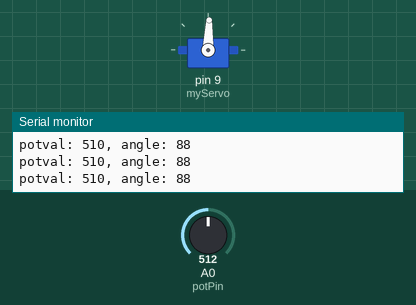
This sketch was run on a simulated Arduino Uno, built with avr-gcc and run on an emulated ATmega328P. Parts: servo, the last lines printed to the serial monitor. The inputs (shaded band) are chosen by the test bench; at power-on: A0 (potPin) = 512.

Above: at 1.2 s.
1.3 s: A0 (potPin) set to 565
At 2.1 s:
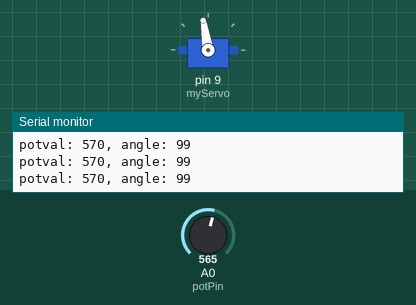
4.3 s: A0 (potPin) set to 579
At 5.4 s:
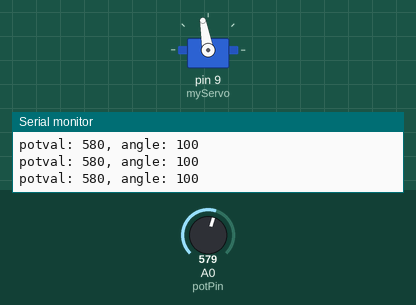
5.8 s: A0 (potPin) set to 306
At 6.8 s:
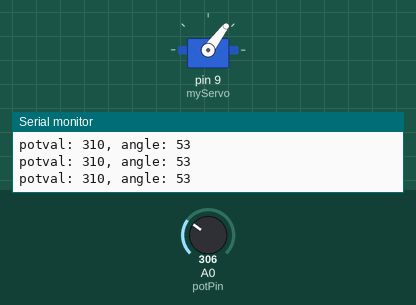
7.3 s: A0 (potPin) set to 716
At 7.9 s:
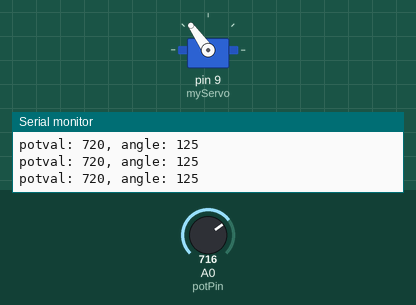
8.8 s: A0 (potPin) set to 0
At 9.4 s:
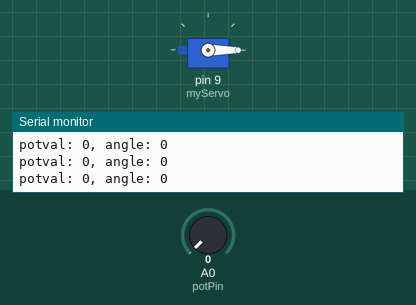
10.3 s: A0 (potPin) set to 4
At 10.9 s:
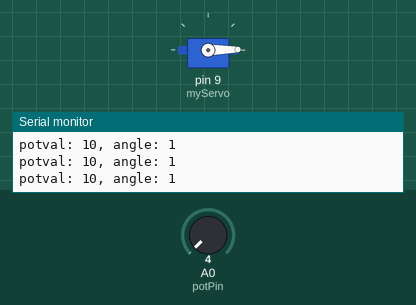
Timing chart, 0 to 13.3 s (numbered marks = the images above; inputs shaded):
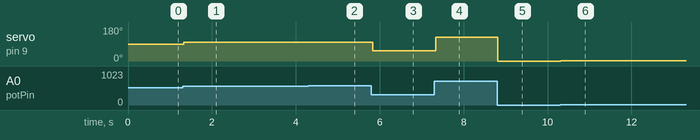

Measured:
- after the input at 1.3 s, servo on pin 9 (myServo): 88° → 99° at once
- after the input at 4.3 s, servo on pin 9 (myServo): 99° → 100° at once
- after the input at 5.8 s, servo on pin 9 (myServo): 100° → 53° at once
- after the input at 7.3 s, servo on pin 9 (myServo): 53° → 125° at once
- after the input at 8.8 s, servo on pin 9 (myServo): 125° → 0° at once
- after the input at 10.3 s, servo on pin 9 (myServo): 0° → 1° at once

The sketch:

05_mood_cue.ino
```cpp
#include <Servo.h>

Servo myServo;
int const potPin = A0;
int potVal;
int angle;

int roundToNum(int n, int toNum) {
  return (n / toNum + (n % toNum > 2)) * toNum;
}

void setup() {
  Serial.begin(9600);
  myServo.attach(9);
}

void loop() {
  potVal = roundToNum(analogRead(potPin), 10);
  Serial.print("potval: ");
  Serial.print(potVal);

  int rawAngle = map(potVal, 0, 1030, 0, 179);
//  angle = roundToNum(rawAngle, 10);
//  angle = angle <= 10 ? 0 : angle;
//  angle = angle >= 170 ? 179 : angle;

  angle = rawAngle;
  Serial.print(", angle: ");
  Serial.println(angle);

  myServo.write(angle);
  delay(15);
}
```
